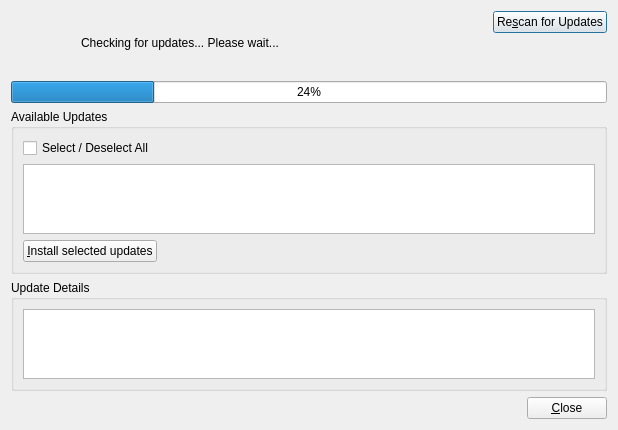
<?xml version="1.0" encoding="UTF-8"?>
<ui version="4.0">
 <class>mainWin</class>
 <widget class="QDialog" name="mainWin">
  <property name="geometry">
   <rect>
    <x>0</x>
    <y>0</y>
    <width>618</width>
    <height>403</height>
   </rect>
  </property>
  <property name="sizePolicy">
   <sizepolicy hsizetype="Preferred" vsizetype="Preferred">
    <horstretch>0</horstretch>
    <verstretch>0</verstretch>
   </sizepolicy>
  </property>
  <property name="windowTitle">
   <string>Update Manager</string>
  </property>
  <property name="windowIcon">
   <iconset resource="pc-updategui.qrc">
    <normaloff>:/sysupdate.png</normaloff>:/sysupdate.png</iconset>
  </property>
  <layout class="QGridLayout" name="gridLayout_4">
   <item row="0" column="0">
    <layout class="QGridLayout" name="gridLayout">
     <item row="0" column="0" rowspan="2">
      <layout class="QHBoxLayout" name="horizontalLayout_4">
       <item>
        <widget class="QLabel" name="labelIcon">
         <property name="minimumSize">
          <size>
           <width>64</width>
           <height>64</height>
          </size>
         </property>
         <property name="maximumSize">
          <size>
           <width>64</width>
           <height>64</height>
          </size>
         </property>
         <property name="text">
          <string/>
         </property>
         <property name="pixmap">
          <pixmap resource="pc-updategui.qrc">:/images/syscheck.png</pixmap>
         </property>
        </widget>
       </item>
       <item>
        <widget class="QLabel" name="textLabel">
         <property name="sizePolicy">
          <sizepolicy hsizetype="MinimumExpanding" vsizetype="Minimum">
           <horstretch>0</horstretch>
           <verstretch>0</verstretch>
          </sizepolicy>
         </property>
         <property name="text">
          <string>Checking for updates... Please wait...</string>
         </property>
         <property name="alignment">
          <set>Qt::AlignLeading|Qt::AlignLeft|Qt::AlignVCenter</set>
         </property>
         <property name="wordWrap">
          <bool>true</bool>
         </property>
        </widget>
       </item>
      </layout>
     </item>
     <item row="0" column="1">
      <widget class="QPushButton" name="buttonRescan">
       <property name="sizePolicy">
        <sizepolicy hsizetype="Minimum" vsizetype="Fixed">
         <horstretch>0</horstretch>
         <verstretch>0</verstretch>
        </sizepolicy>
       </property>
       <property name="text">
        <string>Re&amp;scan for Updates</string>
       </property>
       <property name="icon">
        <iconset resource="pc-updategui.qrc">
         <normaloff>:/view-refresh.png</normaloff>:/view-refresh.png</iconset>
       </property>
       <property name="flat">
        <bool>false</bool>
       </property>
      </widget>
     </item>
     <item row="1" column="1">
      <spacer name="verticalSpacer">
       <property name="orientation">
        <enum>Qt::Vertical</enum>
       </property>
       <property name="sizeHint" stdset="0">
        <size>
         <width>20</width>
         <height>18</height>
        </size>
       </property>
      </spacer>
     </item>
    </layout>
   </item>
   <item row="1" column="0">
    <widget class="QProgressBar" name="progressUpdate">
     <property name="value">
      <number>24</number>
     </property>
    </widget>
   </item>
   <item row="2" column="0">
    <widget class="QGroupBox" name="groupUpdates">
     <property name="title">
      <string>Available Updates</string>
     </property>
     <layout class="QGridLayout" name="gridLayout_3">
      <item row="0" column="0">
       <layout class="QHBoxLayout" name="horizontalLayout_2">
        <item>
         <widget class="QCheckBox" name="checkAll">
          <property name="text">
           <string>Select / Deselect All</string>
          </property>
         </widget>
        </item>
        <item>
         <spacer name="horizontalSpacer">
          <property name="orientation">
           <enum>Qt::Horizontal</enum>
          </property>
          <property name="sizeHint" stdset="0">
           <size>
            <width>40</width>
            <height>20</height>
           </size>
          </property>
         </spacer>
        </item>
       </layout>
      </item>
      <item row="2" column="0">
       <layout class="QHBoxLayout" name="horizontalLayout">
        <item>
         <widget class="QPushButton" name="pushInstallUpdates">
          <property name="text">
           <string>&amp;Install selected updates</string>
          </property>
         </widget>
        </item>
        <item>
         <spacer name="spacer2">
          <property name="orientation">
           <enum>Qt::Horizontal</enum>
          </property>
          <property name="sizeType">
           <enum>QSizePolicy::Expanding</enum>
          </property>
          <property name="sizeHint" stdset="0">
           <size>
            <width>223</width>
            <height>21</height>
           </size>
          </property>
         </spacer>
        </item>
       </layout>
      </item>
      <item row="1" column="0">
       <widget class="QListWidget" name="listViewUpdates"/>
      </item>
     </layout>
    </widget>
   </item>
   <item row="3" column="0">
    <widget class="QGroupBox" name="groupDetails">
     <property name="enabled">
      <bool>true</bool>
     </property>
     <property name="title">
      <string>Update Details</string>
     </property>
     <layout class="QGridLayout" name="gridLayout_2">
      <item row="0" column="0">
       <widget class="QTextEdit" name="textDesc">
        <property name="readOnly">
         <bool>true</bool>
        </property>
       </widget>
      </item>
     </layout>
    </widget>
   </item>
   <item row="4" column="0">
    <layout class="QHBoxLayout" name="horizontalLayout_3">
     <item>
      <spacer name="horizontalSpacer_2">
       <property name="orientation">
        <enum>Qt::Horizontal</enum>
       </property>
       <property name="sizeHint" stdset="0">
        <size>
         <width>40</width>
         <height>20</height>
        </size>
       </property>
      </spacer>
     </item>
     <item>
      <widget class="QPushButton" name="pushClose">
       <property name="text">
        <string>&amp;Close</string>
       </property>
      </widget>
     </item>
    </layout>
   </item>
  </layout>
 </widget>
 <resources>
  <include location="pc-updategui.qrc"/>
 </resources>
 <connections/>
</ui>
